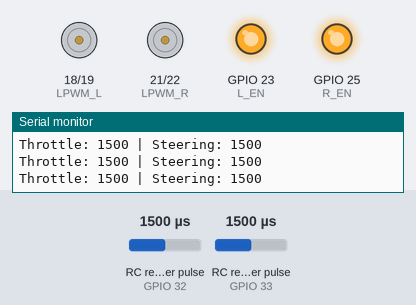
This sketch was run on a simulated ESP32. Parts: motor-driver pin pairs drawn as motors (green arrow = first pin HIGH = forward, orange = second pin HIGH = backward, longer = more drive), output pins drawn as LEDs (lit = HIGH), the last lines printed to the serial monitor. Wiring (inferred from the names in the program): 2 × RC receiver channel: data GPIO 32 / data GPIO 33. The test bench sets the inputs (shaded band); at power-on: RC receiver pulse (sensors on GPIO 32, GPIO 33) 1500 µs.

Above: at 1.2 s.
1.3 s: RC receiver pulse (sensor on GPIO 32) set to 1020 µs
At 1.7 s:
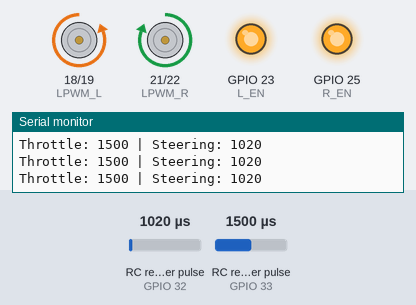
2.8 s: RC receiver pulse (sensor on GPIO 33) set to 1020 µs
At 4.0 s:
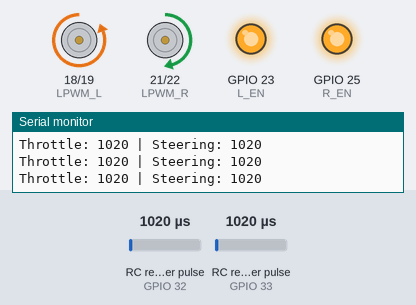
4.3 s: RC receiver pulse (sensor on GPIO 32) set to 1250 µs
At 5.1 s:
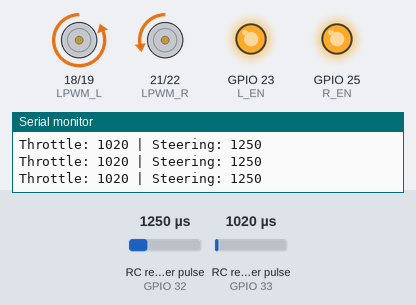
5.8 s: RC receiver pulse (sensor on GPIO 33) set to 1500 µs
At 6.3 s:
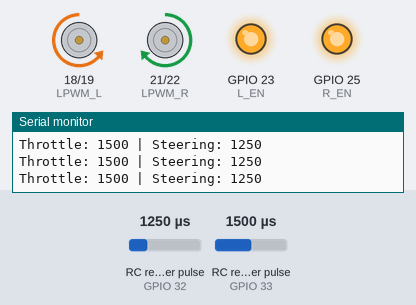
7.3 s: RC receiver pulse (sensor on GPIO 32) set to 1750 µs
At 8.5 s:
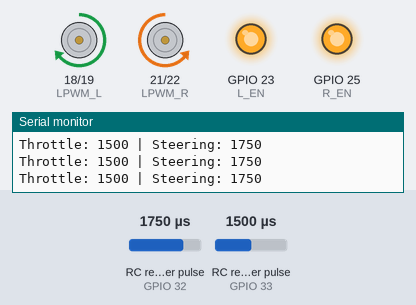
8.8 s: RC receiver pulse (sensor on GPIO 33) set to 1250 µs
At 9.8 s:
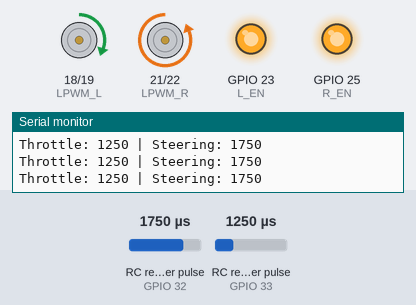
Timing chart, 0 to 11.3 s (numbered marks = the images above; inputs shaded):
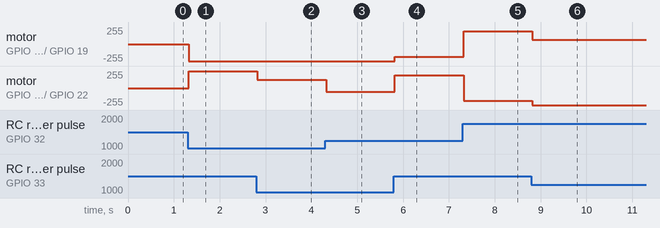

Measured:
- after the input at 1.3 s, motor on GPIO 18 (LPWM_L) / GPIO 19 (RPWM_L): stopped → backward 255/255 at once; motor on GPIO 21 (LPWM_R) / GPIO 22 (RPWM_R): stopped → forward 255/255 at once
- after the input at 2.8 s, motor on GPIO 21 (LPWM_R) / GPIO 22 (RPWM_R): forward 255/255 → forward 122/255 at once
- after the input at 4.3 s, motor on GPIO 21 (LPWM_R) / GPIO 22 (RPWM_R): forward 122/255 → backward 53/255 at once
- after the input at 5.8 s, motor on GPIO 18 (LPWM_L) / GPIO 19 (RPWM_L): backward 255/255 → backward 191/255 at once; motor on GPIO 21 (LPWM_R) / GPIO 22 (RPWM_R): backward 53/255 → forward 191/255 at once
- after the input at 7.3 s, motor on GPIO 18 (LPWM_L) / GPIO 19 (RPWM_L): backward 191/255 → forward 191/255 at once; motor on GPIO 21 (LPWM_R) / GPIO 22 (RPWM_R): forward 191/255 → backward 191/255 at once
- after the input at 8.8 s, motor on GPIO 18 (LPWM_L) / GPIO 19 (RPWM_L): forward 191/255 → forward 63/255 at once; motor on GPIO 21 (LPWM_R) / GPIO 22 (RPWM_R): backward 191/255 → backward 255/255 at once

The sketch:

RC-Car_code.ino
```cpp
#include <Arduino.h>

// ✅ FS-iA6 Receiver Signal Pins
#define CH1_PIN 32  // Steering input
#define CH2_PIN 33  // Throttle input

// ✅ BTS7960 Motor Driver Pins
#define LPWM_L 18  // Left Forward
#define RPWM_L 19  // Left Reverse
#define L_EN 23    // Left Enable

#define LPWM_R 21  // Right Forward
#define RPWM_R 22  // Right Reverse
#define R_EN 25    // Right Enable

// ✅ RC Signal Definitions
#define SIGNAL_CENTER 1500
#define SIGNAL_MIN 1000
#define SIGNAL_MAX 2000
#define DEAD_ZONE 50

// ✅ Steering sensitivity multiplier
#define STEERING_GAIN 1.5  // Increase to make turning sharper

void setup() {
    Serial.begin(115200);

    // Setup receiver inputs
    pinMode(CH1_PIN, INPUT);
    pinMode(CH2_PIN, INPUT);

    // Setup motor driver enables
    pinMode(L_EN, OUTPUT);
    pinMode(R_EN, OUTPUT);
    digitalWrite(L_EN, HIGH);
    digitalWrite(R_EN, HIGH);

    // Setup motor PWM pins
    pinMode(LPWM_L, OUTPUT);
    pinMode(RPWM_L, OUTPUT);
    pinMode(LPWM_R, OUTPUT);
    pinMode(RPWM_R, OUTPUT);
}

void loop() {
    // ✅ Read throttle and steering PWM signals
    int ch1 = pulseIn(CH1_PIN, HIGH, 25000); // Steering
    int ch2 = pulseIn(CH2_PIN, HIGH, 25000); // Throttle

    Serial.print("Throttle: ");
    Serial.print(ch2);
    Serial.print(" | Steering: ");
    Serial.println(ch1);

    // ✅ Convert to signed values around center
    int throttle = ch2 - SIGNAL_CENTER;
    int steering = (ch1 - SIGNAL_CENTER) * STEERING_GAIN;

    // ✅ Apply dead zone
    if (abs(throttle) < DEAD_ZONE) throttle = 0;
    if (abs(steering) < DEAD_ZONE) steering = 0;

    // ✅ Tank drive calculation
    int leftMotor = throttle + steering;
    int rightMotor = throttle - steering;

    // ✅ Limit motor values to range
    leftMotor = constrain(leftMotor, -500, 500);
    rightMotor = constrain(rightMotor, -500, 500);

    // ✅ Convert to PWM values (0–255)
    int leftPWM = map(abs(leftMotor), 0, 500, 0, 255);
    int rightPWM = map(abs(rightMotor), 0, 500, 0, 255);

    // ✅ Left Motor Control
    if (leftMotor > 0) {
        analogWrite(LPWM_L, leftPWM);
        analogWrite(RPWM_L, 0);
    } else if (leftMotor < 0) {
        analogWrite(LPWM_L, 0);
        analogWrite(RPWM_L, leftPWM);
    } else {
        analogWrite(LPWM_L, 0);
        analogWrite(RPWM_L, 0);
    }

    // ✅ Right Motor Control
    if (rightMotor > 0) {
        analogWrite(LPWM_R, rightPWM);
        analogWrite(RPWM_R, 0);
    } else if (rightMotor < 0) {
        analogWrite(LPWM_R, 0);
        analogWrite(RPWM_R, rightPWM);
    } else {
        analogWrite(LPWM_R, 0);
        analogWrite(RPWM_R, 0);
    }

    delay(10); // Small delay for stability
}
```
